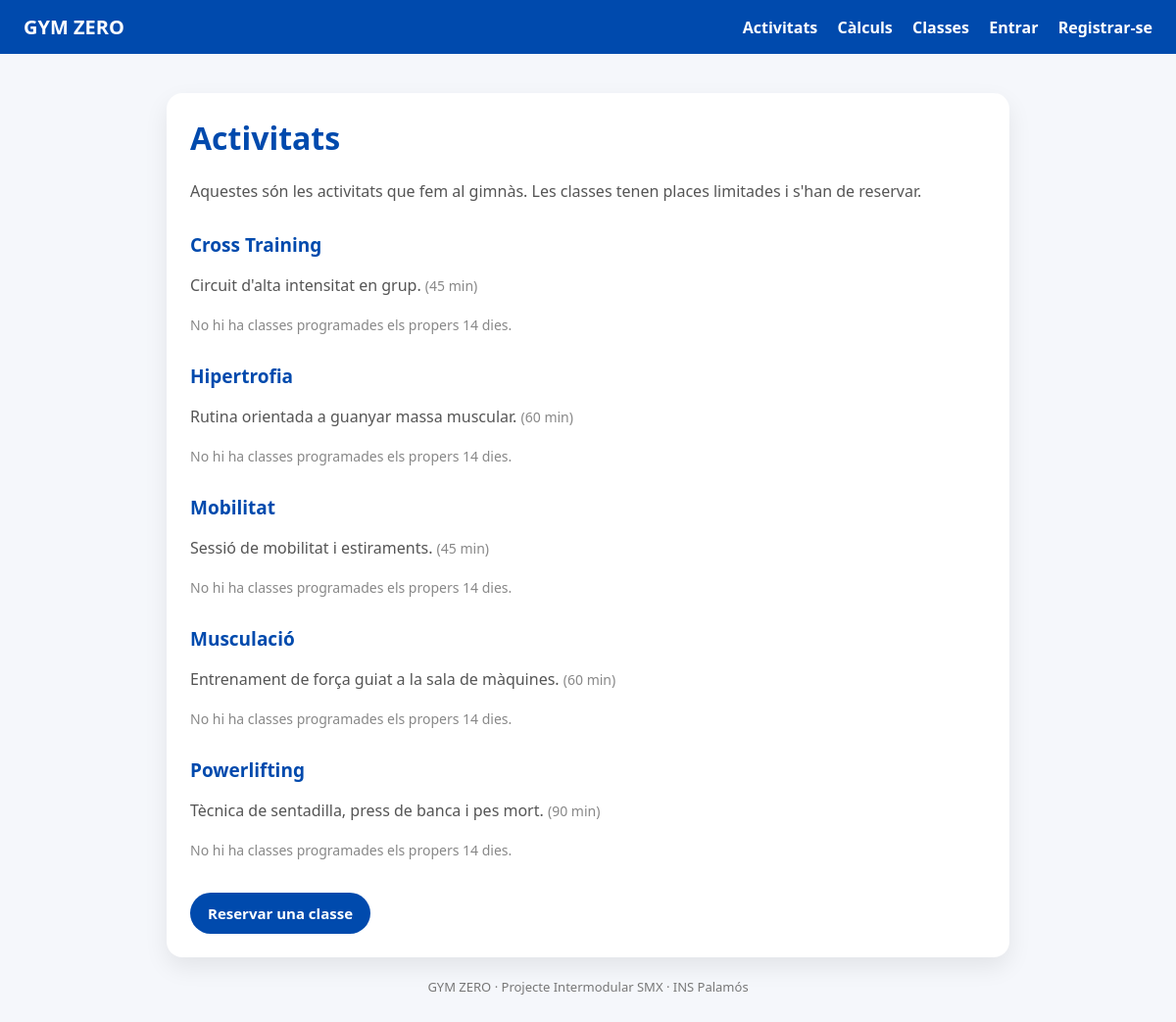
The page /activitats/index.php on the database its author committed.
### tables this page shows
CREATE TABLE activitats (
  id                 INT UNSIGNED AUTO_INCREMENT PRIMARY KEY,
  nom                VARCHAR(60)  NOT NULL,
  descripcio         TEXT         NULL,
  durada_min         SMALLINT UNSIGNED NOT NULL DEFAULT 60,
  places_per_defecte SMALLINT UNSIGNED NOT NULL DEFAULT 15,
  activa             TINYINT(1)   NOT NULL DEFAULT 1,
  CONSTRAINT uq_activitats_nom UNIQUE (nom)
);

### www/inc/sessio.php (called while the page is built, shortened)
<?php
function h($text)
{
    return htmlspecialchars((string) $text, ENT_QUOTES, 'UTF-8');
}
function usuari_actual()
{
    return $_SESSION['usuari'] ?? null;
}

### www/activitats/index.php (the view, shortened to what this page needs)
<?php
require_once __DIR__ . '/../inc/sessio.php';
require_once __DIR__ . '/../inc/bd.php';
$activitats = $connexio->query(
    'SELECT id, nom, descripcio, durada_min FROM activitats WHERE activa = 1 ORDER BY nom'
)->fetchAll();
$classes = [];
$titol = 'Activitats';
require __DIR__ . '/../inc/capcalera.php';
?>
<p>Aquestes són les activitats que fem al gimnàs. Les classes tenen places limitades i s'han de reservar.</p>
<?php foreach ($activitats as $a): ?>
  <h2><?= h($a['nom']) ?></h2>
  <p><?= h($a['descripcio']) ?> <span class="subtil">(<?= (int) $a['durada_min'] ?> min)</span></p>
  <?php if (empty($classes[$a['id']])): ?>
    <p class="subtil">No hi ha classes programades els propers 14 dies.</p>
  <?php endif; ?>
<?php endforeach; ?>
<a class="btn" href="../reserves/">Reservar una classe</a>
<?php require __DIR__ . '/../inc/peu.php'; ?>

### www/inc/capcalera.php (shortened to what this page needs)
<?php
$u = usuari_actual();
$arrel = $arrel ?? '../';
?>
<!DOCTYPE html>
<html lang="ca">
<head>
  <link rel="stylesheet" href="<?= $arrel ?>css/area.css">
</head>
<body>
  <header class="barra">
    <a class="logo" href="<?= $arrel ?: './' ?>">GYM ZERO</a>
    <nav>
      <a href="<?= $arrel ?>activitats/">Activitats</a>
      <a href="<?= $arrel ?>calculs/">Càlculs</a>
      <a href="<?= $arrel ?>reserves/">Classes</a>
      <?php if ($u): ?>
        <a href="<?= $arrel ?>client/">La meva àrea</a>
        <?php if ($u['rol'] === 'admin'): ?>
          <a href="<?= $arrel ?>admin/">Administració</a>
        <?php endif; ?>
        <span class="qui"><?= h($u['nom']) ?></span>
        <a href="<?= $arrel ?>compte/logout.php">Sortir</a>
      <?php else: ?>
        <a href="<?= $arrel ?>compte/login.php">Entrar</a>
        <a href="<?= $arrel ?>compte/registre.php">Registrar-se</a>
      <?php endif; ?>
    </nav>
  </header>
  <main>
    <div class="card">
      <h1><?= h($titol) ?></h1>

### www/inc/peu.php
    </div>
    <p class="footer">GYM ZERO · Projecte Intermodular SMX · INS Palamós</p>
  </main>
</body>
</html>

### www/css/area.css (style rules this page uses)
body { margin: 0; font-family: system-ui, -apple-system, "Segoe UI", sans-serif; background: #f5f7fb; color: #222; }
.barra { display: flex; justify-content: space-between; align-items: center; flex-wrap: wrap; gap: 10px; padding: 14px 24px; background: #004aad; }
.barra a, .barra .qui { color: white; text-decoration: none; margin-left: 16px; font-weight: 600; }
.barra .logo { margin-left: 0; font-size: 20px; font-weight: 800; }
main { max-width: 860px; margin: 40px auto; padding: 0 20px; }
.card { overflow-x: auto; background: white; border-radius: 16px; padding: 24px; box-shadow: 0 10px 25px rgba(0, 0, 0, 0.08); }
h1 { color: #004aad; margin-top: 0; }
h2 { color: #004aad; font-size: 19px; margin-top: 28px; }
p { color: #555; line-height: 1.6; }
button, .btn { display: inline-block; margin-top: 18px; padding: 11px 18px; border-radius: 999px; border: none; background: #004aad; color: white; font-weight: 700; cursor: pointer; text-decoration: none; font-size: 15px; }
.footer { margin-top: 20px; font-size: 13px; color: #777; text-align: center; }
.subtil { color: #888; font-size: 14px; }

### rows shown on the page
activitats: nom "Cross Training", descripcio "Circuit d'alta intensitat en grup.", durada_min "45", shows "No hi ha classes programades els propers 14 dies."
activitats: nom "Hipertrofia", descripcio "Rutina orientada a guanyar massa muscular.", durada_min "60", shows "No hi ha classes programades els propers 14 dies."
activitats: nom "Mobilitat", descripcio "Sessió de mobilitat i estiraments.", durada_min "45", shows "No hi ha classes programades els propers 14 dies."
activitats: nom "Musculació", descripcio "Entrenament de força guiat a la sala de màquines.", durada_min "60", shows "No hi ha classes programades els propers 14 dies."
activitats: nom "Powerlifting", descripcio "Tècnica de sentadilla, press de banca i pes mort.", durada_min "90", shows "No hi ha classes programades els propers 14 dies."

### other values the page prints
$titol "Activitats"
